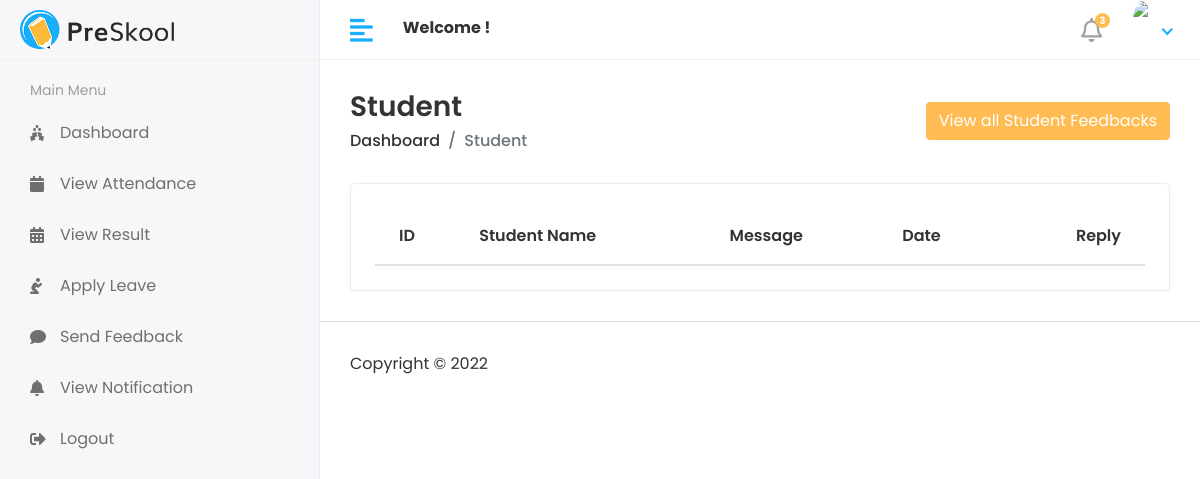
//Hod/student/feedback/, run on an earlier commit of the app's database.
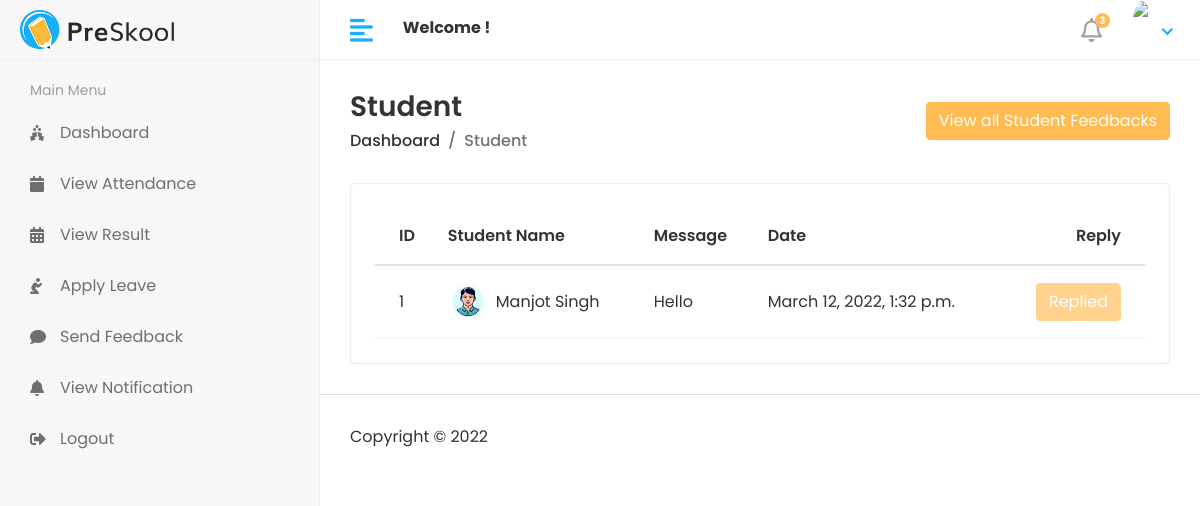
And on a later commit of the database.
### app/models.py (models this page shows)
class StudentFeedback(models.Model):
    stud_id = models.ForeignKey(Student,on_delete = models.CASCADE)
    text = models.TextField()
    text_reply = models.TextField(null=True)
    created_at = models.DateTimeField(auto_now_add=True)
    updated_at = models.DateTimeField(auto_now_add=True)
    def __str__(self):
        return self.stud_id.admin.first_name + self.stud_id.admin.last_name

class Student(models.Model):
    admin = models.OneToOneField(Customuser,on_delete = models.CASCADE)
    student_dob =models.DateField(auto_now_add=False)
    permanent_address = models.TextField(null=True)
    present_address =models.TextField(blank=True)
    gender = models.CharField(max_length=10)
    course_id = models.ForeignKey(Course,on_delete=models.DO_NOTHING,null=True)
    session_id =models.ForeignKey(Session,on_delete =models.DO_NOTHING,null=True)
    student_mobile_no =models.CharField(blank=False,max_length=10)
    student_optional_mobile_no =models.CharField(blank=True,max_length=10)
    created_at = models.DateTimeField(auto_now_add=True)
    updated_at = models.DateTimeField(auto_now_add=True)
    def __str__(self):
        return self.admin.first_name + " " + self.admin.last_name

class Customuser(AbstractUser):
    USER ={
        (1,'HOD'),
        (2,'STAFF'),
        (3,'STUDENT'),
    }
    user_type = models.CharField(choices=USER,max_length=50,default=1)
    profile_pic = models.ImageField(upload_to='uploads/profile_pic/')

### HOD/views.py (the view)
# urls.py: path('student/feedback/',studentfeedback,name="studentfeedbackreply"),
def studentfeedback(request):
    studentfeedback = StudentFeedback.objects.all()
    context ={
        'studentfeedback':studentfeedback
    }
    return render (request,'HOD/student_feedback.html',context)

### templates/HOD/student_feedback.html (shortened to what this page needs)
{% extends "main/base.html" %}
{% block body %}
<div class="content container-fluid">
    <div class="page-header">
       <div class="row align-items-center">
          <div class="col">
             <h3 class="page-title">Student</h3>
             <ul class="breadcrumb">
                <li class="breadcrumb-item"><a href="{% url 'hodpage' %}">Dashboard</a></li>
                <li class="breadcrumb-item active">Student</li>
             </ul>
          </div>
          <div class="col-auto text-right float-right ml-auto">
            <button type="button" class="btn btn-primary" data-toggle="modal" data-target="#exampleModalCenter">
                View all Student Feedbacks
              </button>
          </div>
       </div>
    </div>
    <div class="row">
       <div class="col-sm-12">
          <div class="card card-table">
             <div class="card-body">
                <div class="table-responsive">
                   <table id="table_id" class="table table-hover table-center mb-0 ">
                      <thead>
                         <tr>
                            <th>ID</th>
                            <th>Student Name</th>
                            <th>Message</th>
                            <th>Date</th>
                            <th class="text-right">Reply</th>
                         </tr>
                      </thead>
                      <tbody>
                          {% for student in studentfeedback %}
                         <tr>
                             <td>{{student.id}}</td>
                            <td>
                               <h2 class="table-avatar">
                                  <a href="#" class="avatar avatar-sm mr-2"><img class="avatar-img rounded-circle" src={{student.stud_id.admin.profile_pic.url}} alt="User Image"></a>
                                  <a href="#">{{student}}</a>
                               </h2>
                            </td>
                            <td>{{student.text}}</td>
                            <td>{{student.created_at}}</td>
                            <td class="text-right">
                               <div class="actions">
                                {% if i.text_reply is None %}
                                      <button type="button" class="btn btn-primary" data-toggle="modal" disabled>
                                    Replied
                                  </button>
                                  {% else %}
                                      <button type="button" class="btn btn-primary" data-toggle="modal" data-target="#sendnotificationModal-{{forloop.counter}}">
                                    Reply
                                  </button>
                                  {% endif %}
                               </div>
                            </td>
                         </tr>
                         {% endfor %}
                        </tbody>
                   </table>
                </div>
             </div>
          </div>
       </div>
    </div>
 </div>
{% endblock body %}

What changed in the data, as far as the page shows it:
added StudentFeedback: id "1", stud_id.admin.profile_pic (placeholder picture), stud_id.last_name "Manjot Singh", text "Hello", created_at "March 12, 2022, 1:32 p.m."
